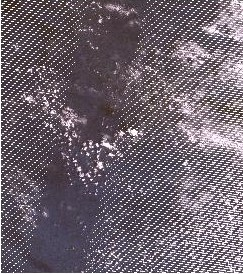
#> input picture Presentations/Presentation PPT/DIP - erosion of satellite images/bw.png, 243 x 274 px
$ python 'erosion with padded image and no redundant kernel elements.py'
#> lines starting #> are read from the running program, lines starting #| are printed output that depends on the picture
# -*- coding: utf-8 -*-
"""
Created on Wed Sep 27 10:00:12 2017

@author: Ananth
"""

import numpy as np
import cv2
import matplotlib.pyplot as plt

def padwithones(image,pad_width,iaxis,kwargs):
    image[:pad_width[0]]=255
    image[-pad_width[1]:]=255
    return image

def erosion(image):
    #duplicate array created with padded pixels
    pad_image=np.lib.pad(image,2,padwithones)
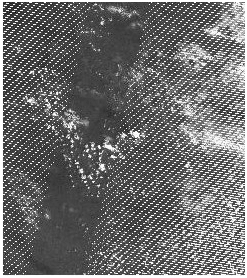
#> pad_image: shape (278, 247); min 0, max 255, mean 109
    result_image=image
    rows=image.shape[0]
#> rows = 274
    columns=image.shape[1]
#> columns = 243
    st=np.array([[1,1,1],[1,1,1],[1,1,1]])
    for i in range(1,rows-1):
        for j in range(1,columns-1):
            matrix=np.array([[pad_image.item(i-1,j-1)*st.item(0),pad_image.item(i-1,j)*st.item(1),pad_image.item(i-1,j+1)*st.item(2)],
                             [pad_image.item(i,j-1)*st.item(3),pad_image.item(i,j)*st.item(4),pad_image.item(i,j+1)*st.item(5)],
                             [pad_image.item(i+1,j-1)*st.item(6),pad_image.item(i+1,j)*st.item(7),pad_image.item(i+1,j+1)*st.item(8)]])

            vals=matrix.flatten()
            minval=min(i for i in vals if i>0)
            maxval=max(i for i in vals if i>0)
            #if (np.where(matrix > 245)):
                #new_image.itemset((i,j),np.nanmin(matrix))
            result_image.itemset((i,j),minval) #erosion
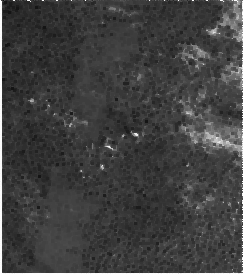
#> result_image: shape (274, 243); min 21, max 255, mean 63.1


    return result_image

def dilation(image):
    #duplicate array created with padded pixels
    pad_image=np.lib.pad(image,2,padwithones)
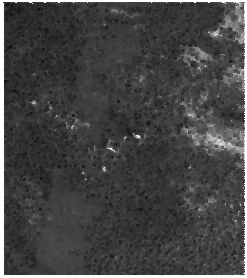
#> pad_image: shape (278, 247); min 21, max 255, mean 68.9
    result_image=image
    rows=image.shape[0]
#> rows = 274
    columns=image.shape[1]
#> columns = 243
    st=np.array([[0,0,0],[0,1,0],[0,0,0]])
    for i in range(1,rows-1):
        for j in range(1,columns-1):
            matrix=np.array([[pad_image.item(i-1,j-1)*st.item(0),pad_image.item(i-1,j)*st.item(1),pad_image.item(i-1,j+1)*st.item(2)],
                             [pad_image.item(i,j-1)*st.item(3),pad_image.item(i,j)*st.item(4),pad_image.item(i,j+1)*st.item(5)],
                             [pad_image.item(i+1,j-1)*st.item(6),pad_image.item(i+1,j)*st.item(7),pad_image.item(i+1,j+1)*st.item(8)]])

            vals=matrix.flatten()
            minval=min(i for i in vals if i>0)
            maxval=max(i for i in vals if i>0)
            #if (np.where(matrix > 245)):
                #new_image.itemset((i,j),np.nanmin(matrix))
            result_image.itemset((i,j),maxval) #dilation
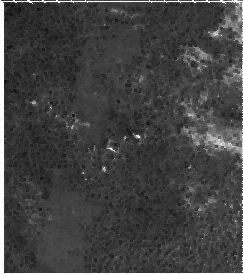
#> result_image: shape (274, 243); min 21, max 255, mean 65.2


    return result_image

image=cv2.imread('bw.png',0)

#eroded image using padded image
eroded=erosion(image)
dilated_a_erosion=dilation(eroded)#morphological opening of the image

cv2.imshow('eroded image',eroded)
cv2.imshow('eroded after dilation image',dilated_a_erosion)
cv2.imwrite('eroded image with nrke.png',eroded)
cv2.imwrite('eroded after dilation image with nrke.png',dilated_a_erosion)


cv2.waitKey(0)

$ run again, with Presentations/Presentation PPT/DIP - erosion of satellite images/eroded image 2 by 2.png copied over Presentations/Presentation PPT/DIP - erosion of satellite images/bw.png
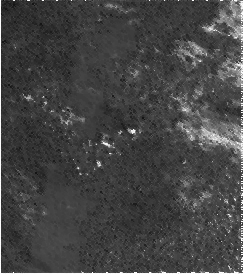
#> input picture Presentations/Presentation PPT/DIP - erosion of satellite images/eroded image 2 by 2.png, 243 x 274 px
#> image is the input picture: shape (274, 243); min 21, max 255, mean 68.1
#> after the loop in erosion, `for i in range(1,rows-1):`:
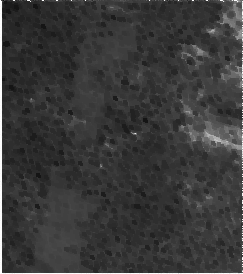
#> result_image: shape (274, 243); min 21, max 255, mean 57.3
#> after the loop in dilation, `for i in range(1,rows-1):`:
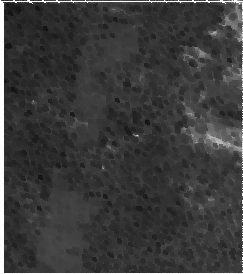
#> result_image: shape (274, 243); min 21, max 255, mean 59.5
